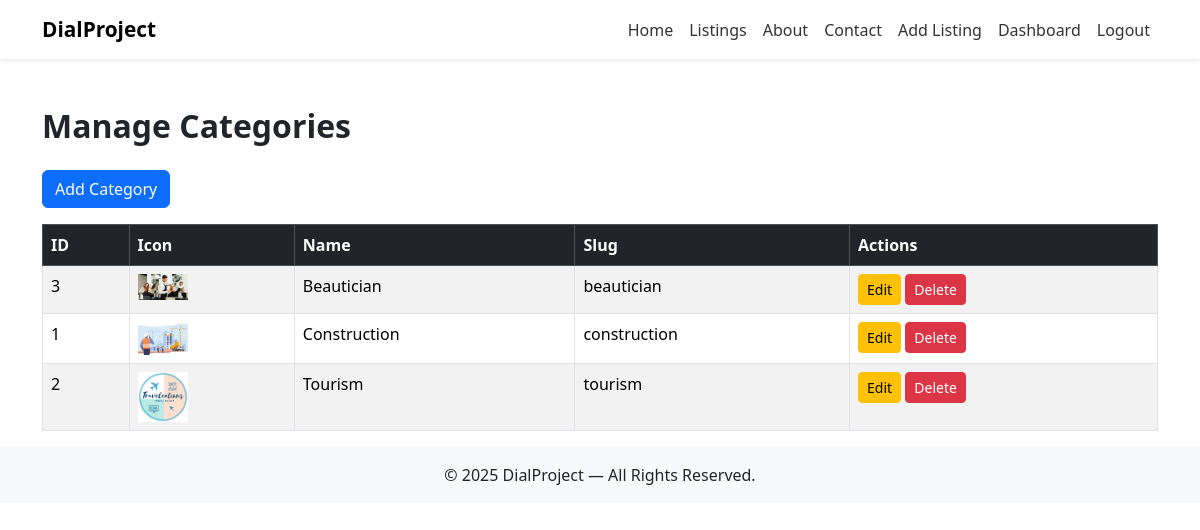
Screenshot of /dashboard/categories/ (signed in) with the database file from the repository.
### main/models.py (models this page shows, shortened)
class Category(models.Model):
    name = models.CharField(max_length=200)
    slug = models.SlugField(unique=True, blank=True)
    icon = models.ImageField(upload_to='category_icons/', blank=True, null=True)
    template = models.ForeignKey(
        CategoryTemplate,
        on_delete=models.SET_NULL,
        null=True,
        blank=True,
        related_name="categories"
    )
    class Meta:
        verbose_name_plural = "Categories"

### main/views.py (the view)
# urls.py: path('dashboard/categories/', views.category_admin_list, name='category_admin_list'),
@staff_required
def category_admin_list(request):
    return render(request, "main/category_admin_list.html", {
        "categories": Category.objects.all().order_by("name")
    })

### main/views.py (called while the page is built)
def staff_required(view):
    return user_passes_test(lambda u: u.is_active and u.is_staff)(view)

### main/templates/main/category_admin_list.html
{% extends 'main/base.html' %}
{% block content %}
<div class="container mt-5">
    <h2 class="fw-bold">Manage Categories</h2>
    <a href="{% url 'category_create' %}" class="btn btn-primary my-3">Add Category</a>
    <table class="table table-bordered table-striped">
        <thead class="table-dark">
            <tr>
                <th>ID</th>
                <th>Icon</th>
                <th>Name</th>
                <th>Slug</th>
                <th>Actions</th>
            </tr>
        </thead>
        <tbody>
            {% for c in categories %}
            <tr>
                <td>{{ c.id }}</td>
                <td>
                    {% if c.icon %}
                        <img src="{{ c.icon.url }}" width="50">
                    {% endif %}
                </td>
                <td>{{ c.name }}</td>
                <td>{{ c.slug }}</td>
                <td>
                    <a href="{% url 'category_edit' c.id %}" class="btn btn-sm btn-warning">Edit</a>
                    <a href="{% url 'category_delete' c.id %}" class="btn btn-sm btn-danger">Delete</a>
                </td>
            </tr>
            {% endfor %}
        </tbody>
    </table>
</div>
{% endblock %}

### rows the page displays
Category: id "3", icon (picture), name "Beautician", slug "beautician"
Category: id "1", icon (picture), name "Construction", slug "construction"
Category: id "2", icon (picture), name "Tourism", slug "tourism"
